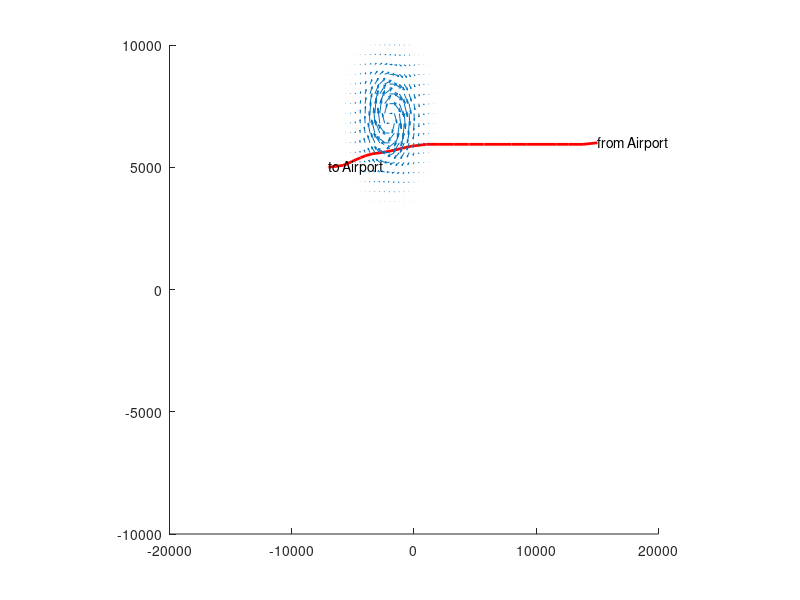

This chart was generated by the following MATLAB code:
x =[15000,6000;13828.1,5937.5;12656.2,5937.5;11640.6,5937.5;10468.8,5937.5;9218.75,5937.5;7968.75,5937.5;7031.25,5937.5;6953.12,5937.5;5781.25,5937.5;5703.12,5937.5;4531.25,5937.5;4453.12,5937.5;3281.25,5937.5;3203.12,5937.5;2031.25,5937.5;1015.62,5937.5;-234.375,5859.38;-937.5,5781.25;-1562.5,5703.12;-2343.75,5625;-3437.5,5546.88;-3984.38,5468.75;-4375,5390.62;-5078.12,5234.38;-5781.25,5078.12;-7000,5000;-7000,5000];
hold on 
plot(x(:,1),x(:,2),'r','LineWidth',2)
 axis([-20000 20000 -10000 10000])
 text(x(1,1),x(1,2),'from Airport')
 text(x(end,1),x(end,2),'to Airport')
[x,y] = meshgrid(-20000:400:20000,-10000:400:10000);
zx = -2000;zy = 7000;z2x = 8000;z2y = -6000;
u = ((y-zy).*exp(-((x-zx).^2 + (y-zy).^2)/2000000.0))/2;
v = ((zx-x).*exp(-((x-zx).^2 + (y-zy).^2)/2000000.0))/2; 
quiver(x,y,u,v,1.2) 
axis square
print figure.jpg
hold off; 
